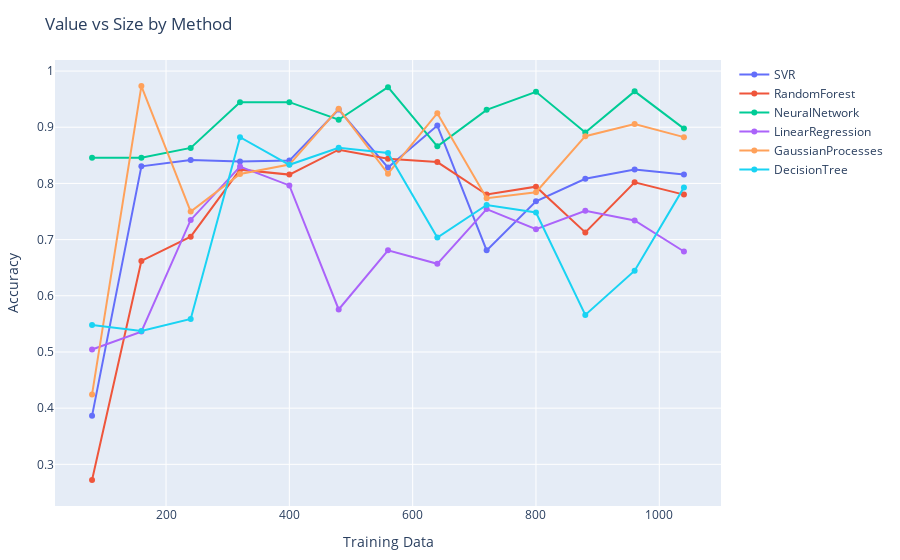

This figure's notebook cell:
### Code cell
traces = AbstractTrace[]  # Correct type for individual traces
sort!(df_full, [:Method, :Size], rev=true)

for m in unique(df_full.Method)
    subdf = filter(:Method => ==(m), df_full)
    trace = scatter(
        x = subdf.Size,
        y = subdf.Value,
        mode = "lines+markers",
        name = string(m)
    )
    push!(traces, trace)
end

# Define the layout
layout = Layout(
    title = "Value vs Size by Method",
    xaxis_title = "Training Data",
    yaxis_title = "Accuracy"
)

# Create a single Plot from traces and layout
plt = plot(traces, layout)

# Show the plot
display(plt)

### Figure 1 — Plotly figure (JSON) as saved in the notebook; plotly's stock layout.template omitted (floating-point values rounded to 4 significant figures)
{"data": [{"mode": "lines+markers", "name": "SVR", "type": "scatter", "x": [1040, 960, 880, 800, 720, 640, 560, 480, 400, 320, 240, 160, 80], "y": [0.816, 0.8248, 0.8082, 0.7682, 0.6809, 0.903, 0.8282, 0.9315, 0.8406, 0.8391, 0.8418, 0.8304, 0.3864]}, {"mode": "lines+markers", "name": "RandomForest", "type": "scatter", "x": [1040, 960, 880, 800, 720, 640, 560, 480, 400, 320, 240, 160, 80], "y": [0.7801, 0.8021, 0.7127, 0.7942, 0.7803, 0.838, 0.8439, 0.86, 0.8157, 0.8245, 0.7053, 0.662, 0.2722]}, {"mode": "lines+markers", "name": "NeuralNetwork", "type": "scatter", "x": [1040, 960, 880, 800, 720, 640, 560, 480, 400, 320, 240, 160, 80], "y": [0.8975, 0.9638, 0.8906, 0.963, 0.9309, 0.866, 0.9713, 0.9133, 0.9446, 0.9443, 0.8632, 0.8459, 0.8456]}, {"mode": "lines+markers", "name": "LinearRegression", "type": "scatter", "x": [1040, 960, 880, 800, 720, 640, 560, 480, 400, 320, 240, 160, 80], "y": [0.6789, 0.7341, 0.7513, 0.7186, 0.7543, 0.6569, 0.681, 0.5756, 0.7964, 0.8299, 0.735, 0.5363, 0.5045]}, {"mode": "lines+markers", "name": "GaussianProcesses", "type": "scatter", "x": [1040, 960, 880, 800, 720, 640, 560, 480, 400, 320, 240, 160, 80], "y": [0.8824, 0.9058, 0.8841, 0.7844, 0.7738, 0.9249, 0.8172, 0.933, 0.8335, 0.8167, 0.7498, 0.9733, 0.4245]}, {"mode": "lines+markers", "name": "DecisionTree", "type": "scatter", "x": [1040, 960, 880, 800, 720, 640, 560, 480, 400, 320, 240, 160, 80], "y": [0.7929, 0.6446, 0.566, 0.7483, 0.7617, 0.7037, 0.8542, 0.8634, 0.8331, 0.8822, 0.5586, 0.5373, 0.548]}], "layout": {"margin": {"b": 50, "l": 50, "r": 50, "t": 60}, "title": "Value vs Size by Method", "xaxis": {"title": {"text": "Training Data"}}, "yaxis": {"title": {"text": "Accuracy"}}}}
